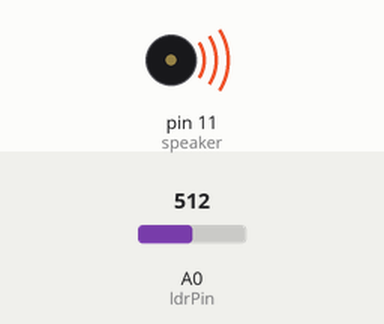
The sketch below on a simulated Arduino Uno, built with avr-gcc and run on an emulated ATmega328P. Parts: buzzer (waves = sounding). Inputs (shaded band) come from the test bench; at power-on: A0 (ldrPin) = 512. What the sketch prints to the serial monitor is not drawn.

Above: at 0.1 s.
Timing chart, 0 to 1.6 s (numbered marks = the images above):
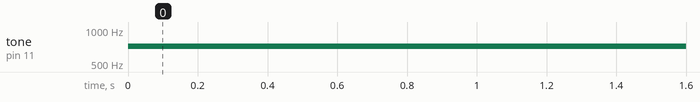

The sketch:

MusicoNerd_LDR_Theremin.ino
```cpp
/*
 Músico Nerd
 Theremin com LDR
 por Gustavo Silveira
 www.musiconerd.com

 */

const int ldrPin = A0;      // Pino onde será ligado um dos terminais do LDR
const int speaker = 11;     // Pino onde será ligado o auto falante

int sensorValue = 0;        // Valor lido pelo pino onde está LDR
int LDR = 0;                // Valor que mapeado para o auto falante

int sensorMin = 42;         // Valor mínimo detctado pelo LDR (olhar na porta serial e alterar para a sua leitura)
int sensorMax = 950;        // Valor máximo detectado pelo LDR (olhar na porta serial e alterar para a sua leitura)

int freqMin = 200;          // Frequencia mínima (em Hz) a ser tocada pelo auto falante
int freqMax = 1200;         // Frequencia máxima (em Hz) a ser tocada pelo auto falante


void setup() {
  // Inicializa a comunicação serial
  Serial.begin(9600);
}

void loop() {
  // Lê o avalor analógico do LDR
  sensorValue= analogRead(ldrPin);

  // mapeia os valores do LDR para as frequencias desejadas
 LDR = map(sensorValue, sensorMin, sensorMax, freqMin, freqMax);


  tone(speaker, LDR); // A Função tone é responsável por fazer o auto falante tocar a frequencia desejada - tone(pino, frequencia);

  // print the results to the serial monitor:
  Serial.print("sensor = ");
  Serial.println(sensorValue);

  delay(2); // espera 2 milisegundos
}
```

Measured:
- by itself, tone on pin 11 (speaker): silent → 717 Hz at 0.00 s
